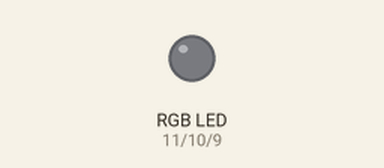
Bench run of a program on a simulated Arduino Uno, built with avr-gcc and run on an emulated ATmega328P. On the bench: an RGB LED mixed from three pins (HIGH = lit). Random numbers use the default seed unless the program sets one.

Above: at 0.1 s.
At 1.1 s:
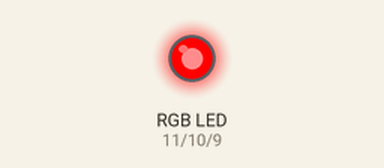
At 3.1 s:
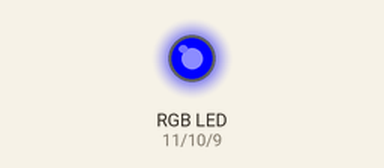
At 7.1 s:
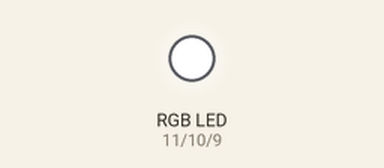
At 19.1 s:
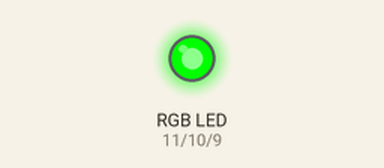
At 39.1 s:
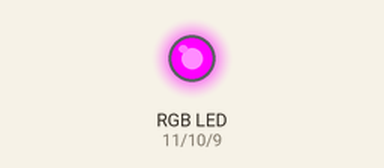
Timing chart, 0 to 40.0 s (numbered marks = the images above):
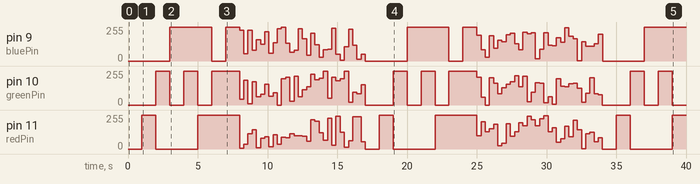

Measured:
- by itself, pin 11 (redPin): 0/255 → 255/255 at 1.0 s, → 0/255 1.0 s later, → 255/255 3.0 s later, → 6/255 3.0 s later, … (71 changes in this stretch)
- by itself, pin 9 (bluePin): 0/255 → 255/255 at 3.0 s, → 0/255 3.0 s later, → 255/255 1.0 s later, → 232/255 1.0 s later, … (69 changes in this stretch)
- by itself, pin 10 (greenPin): 0/255 → 255/255 at 2.0 s, → 0/255 1.0 s later, → 255/255 1.0 s later, → 0/255 1.0 s later, … (76 changes in this stretch)

The program:

main.cpp
```cpp
// (licence header left out)
#include <Arduino.h>


const int redPin = 11;
const int greenPin = 10;
const int bluePin = 9;

void color(unsigned char red, unsigned char green, unsigned char blue)
{
  analogWrite(redPin, red);
  analogWrite(greenPin, green);
  analogWrite(bluePin, blue);
}

void setup()
{
  pinMode(redPin, OUTPUT);
  pinMode(greenPin, OUTPUT);
  pinMode(bluePin, OUTPUT);
}

void loop()
{
  // basic colors
  color(0, 0, 0); // 黑色 black
  delay(1000);
  color(255, 0, 0); // 红色 red
  delay(1000);
  color(0, 255, 0); // 绿色  green
  delay(1000);
  color(0, 0, 255); // 蓝色  blue
  delay(1000);
  color(0, 255, 255); // 青色 cyan
  delay(1000);
  color(255, 0, 255); // 紫色 purple
  delay(1000);
  color(255, 255, 0); // 黄色 yellow
  delay(1000);
  color(255, 255, 255); // 白色 white
  delay(1000);

  // blend colors
  for (int i = 0; i < 30; i++)
  {
    color(rand() % 255, rand() % 255, rand() % 255);
    delay(300);
  }
}
```
